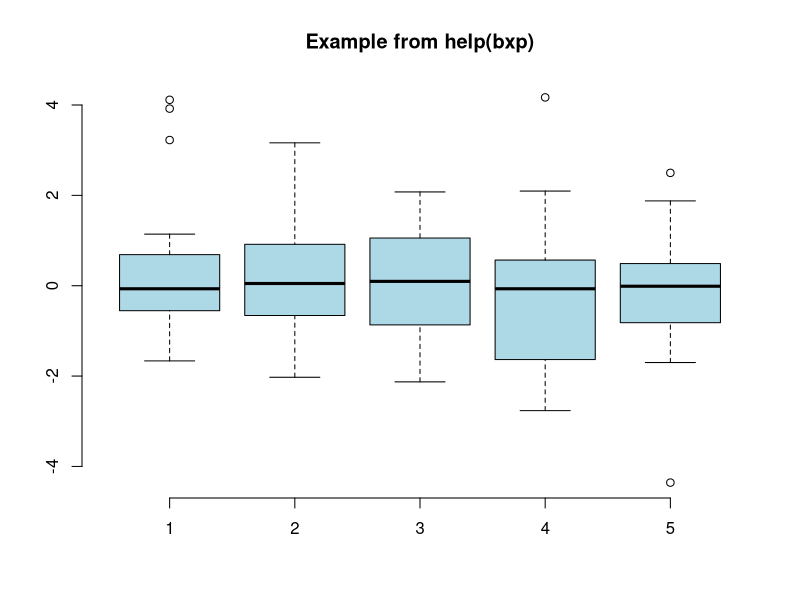
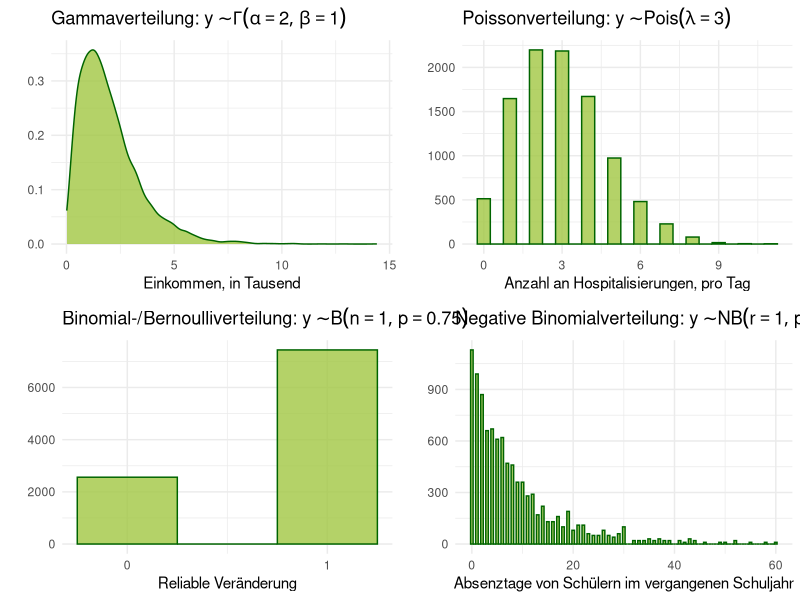

The R script that drew these images, in order:
## ---- chunk 1
library(stats)
set.seed(753)
bx.p <- boxplot(split(rt(100, 4),
                      gl(5, 20)), plot=FALSE)
bxp(bx.p, notch = FALSE, boxfill = "lightblue",
    frame = FALSE, outl = TRUE,
    main = "Example from help(bxp)")
## ---- chunk 2
knitr::kable(mtcars[1:5, 1:8],
             caption="(Parts of) the mtcars dataset")
## ---- chunk 3
library(ggplot2)
library(gridExtra)

set.seed(1234)
data.frame(gamma = rgamma(10000, 2),
           poisson = rpois(10000, 3),
           binom = rbinom(10000, 1, 0.75),
           negbinom = rnbinom(1000, 1, 0.1)) -> df

ggplot(df) +
  geom_density(aes(gamma), fill = "#A1C642", color = "darkgreen", alpha = 0.8) +
  ggtitle(expression("Gammaverteilung:"~y%~%Gamma(alpha == 2, beta == 1))) +
  ylab("") +
  xlab("Einkommen, in Tausend") +
  theme_minimal() -> p1

ggplot(df) +
  geom_histogram(aes(poisson), fill = "#A1C642", color = "darkgreen", 
                 alpha = 0.8, bins = 11, binwidth = 0.5) +
  ggtitle(expression("Poissonverteilung:"~y%~%Pois(lambda == 3))) +
  ylab("") +
  xlab("Anzahl an Hospitalisierungen, pro Tag") +
  theme_minimal() -> p2

ggplot(df) +
  geom_histogram(aes(binom), fill = "#A1C642", color = "darkgreen", 
                 alpha = 0.8, bins = 2, binwidth = 0.5) +
  scale_x_continuous(n.breaks = 2) +
  ggtitle(expression("Binomial-/Bernoulliverteilung:"~y%~%B(n == 1, p == 0.75))) +
  ylab("") +
  xlab("Reliable Veränderung") +
  theme_minimal() -> p3


ggplot(df) +
  geom_histogram(aes(negbinom), fill = "#A1C642", color = "darkgreen", 
                 alpha = 0.8, bins = 60, binwidth = 0.5) +
  ggtitle(expression("Negative Binomialverteilung:"~y%~%NB(r == 1, p == 0.1))) +
  ylab("") +
  xlab("Absenztage von Schülern im vergangenen Schuljahr") +
  theme_minimal() -> p4

grid.arrange(p1, p2, p3, p4, ncol=2)

